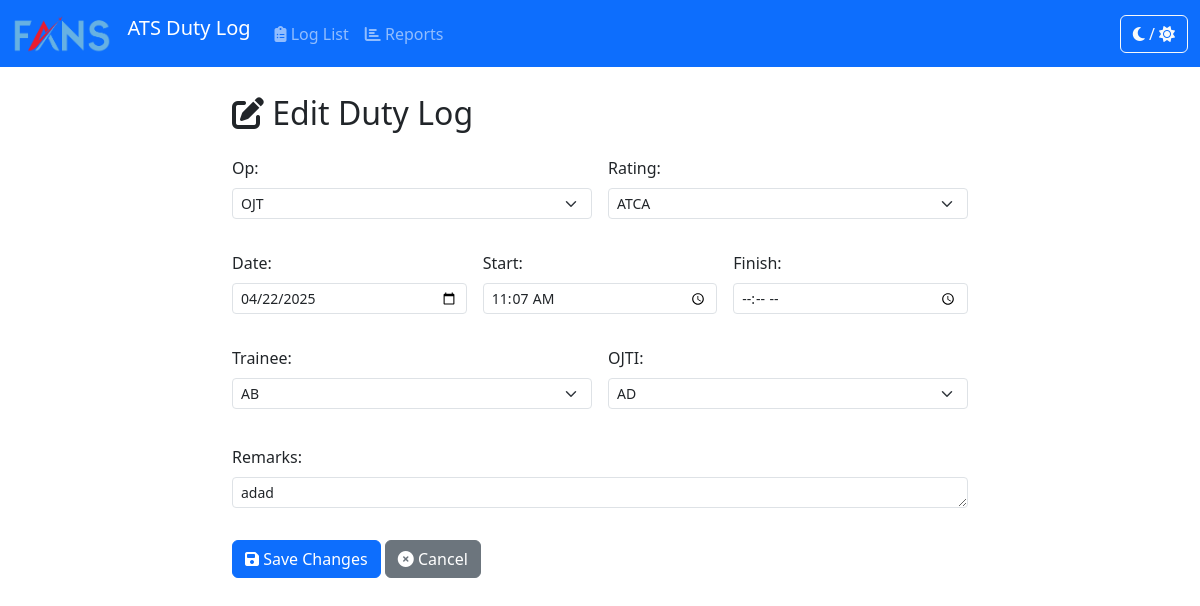
The page /logs/24/edit/ on the database as committed earlier.
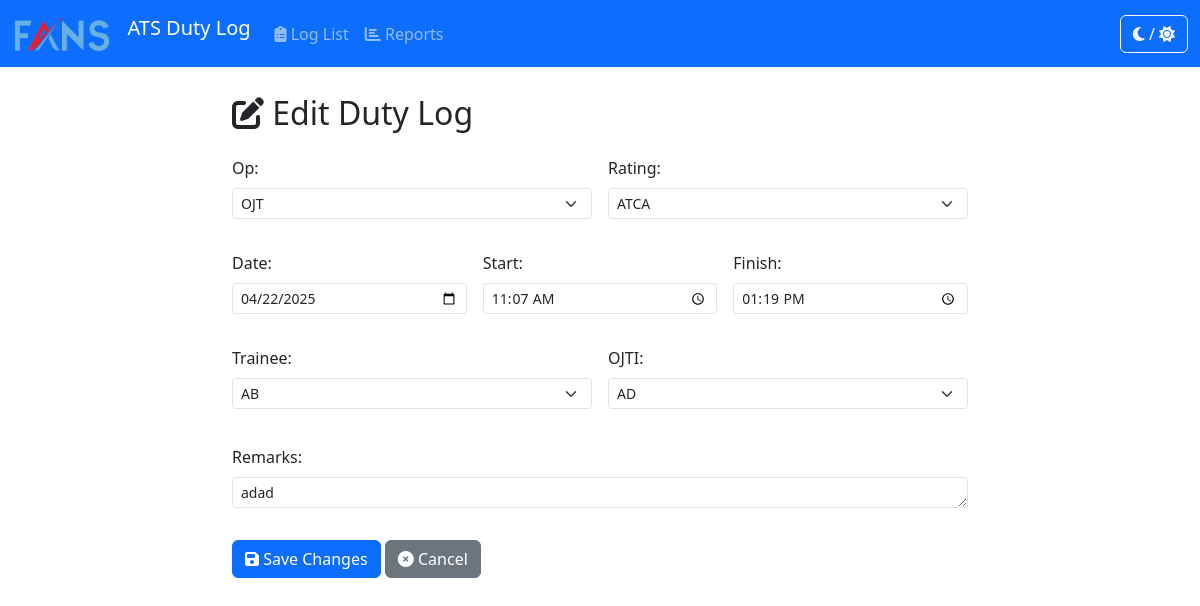
The same page on the database as committed later.
### duty_hour_log/models.py (models this page shows, shortened)
class DutyHourLog(models.Model):
    OP_CHOICES = [
        ('', '---------'), # Add a blank choice
        ('Solo', 'Solo'),
        ('OJT', 'OJT'),
        ('Assessment', 'Assessment'),
    ]
    RATING_CHOICES = [
        ('ADC', 'ADC'),
        ('APP', 'APP'),
        ('APS', 'APS'),
        ('ATCA', 'ATCA'),
    ]
    op = models.CharField(
        max_length=20,
        choices=OP_CHOICES,
        verbose_name="Operation Type"
    )
    date = models.DateField()
    start_time = models.TimeField(verbose_name="Start Time")
    finish_time = models.TimeField(verbose_name="Finish Time", null=True, blank=True)
    rating = models.CharField(
        max_length=10,
        choices=RATING_CHOICES
    )
    initial = models.ForeignKey(
        Initial,
        on_delete=models.PROTECT,
        verbose_name="Initial (Controller)", # For Solo operations
        related_name='duty_logs_as_primary',
        null=True, # Made optional
        blank=True  # Made optional
    )
    ojti = models.ForeignKey(
        Initial,
        on_delete=models.PROTECT,
        null=True,
        blank=True,
        verbose_name="OJTI",
        related_name='duty_logs_as_ojti',
        help_text="Select for OJT operations."
    )
    examiner = models.ForeignKey(
        Initial,
        on_delete=models.PROTECT,
        null=True,
        blank=True,
        verbose_name="Examiner",
        related_name='duty_logs_as_examiner',
        help_text="Select for Assessment operations."
    )
    trainee = models.ForeignKey( # NEW FIELD
        Initial,
        on_delete=models.PROTECT,
        null=True,
        blank=True,
        verbose_name="Trainee",
        related_name='duty_logs_as_trainee',
        help_text="Select for OJT or Assessment operations."
    )
    remarks = models.TextField(blank=True, null=True)
    created_at = models.DateTimeField(auto_now_add=True)
    updated_at = models.DateTimeField(auto_now=True)
    class Meta:
        ordering = ['-date', '-start_time']
        verbose_name = "Duty Hour Log"
        verbose_name_plural = "Duty Hour Logs"

### duty_hour_log/views.py (the view)
# urls.py: path('<int:pk>/edit/', views.log_update, name='log_update'), # Keep standard edit page
def log_update(request, pk):
    log_instance = get_object_or_404(DutyHourLog, pk=pk)
    if request.method == 'POST':
        form = DutyHourLogForm(request.POST, instance=log_instance)
        if form.is_valid():
            form.save()
            return redirect('log_list') # Changed redirect target
    else: # GET request
        form = DutyHourLogForm(instance=log_instance)
    context = {'form': form, 'log_instance': log_instance, 'form_title': 'Edit Duty Log'}
    return render(request, 'duty_hour_log/log_form.html', context)

### duty_hour_log/models.py (called while the page is built)
    def __str__(self):
        return self.code

### duty_hour_log/templates/duty_hour_log/log_form.html (shortened to what this page needs)
{% extends 'duty_hour_log/base.html' %}
{% block content %}
     <div class="row">
        <div class="col-lg-8 offset-lg-2">
            <h2 class="mb-4"><i class="fas fa-edit"></i> {{ form_title|default:"Edit Log Entry" }}</h2>
            <form method="post">
                 <div class="row g-3">
                    <div class="col-md-6 form-field-wrapper">
                        {{ form.op.label_tag }}{{ form.op }}
                    </div>
                     <div class="col-md-6 form-field-wrapper">
                        {{ form.rating.label_tag }} {{ form.rating }}
                    </div>
                    <div class="col-md-4 form-field-wrapper">
                        {{ form.date.label_tag }} {{ form.date }}
                    </div>
                    <div class="col-md-4 form-field-wrapper">
                        {{ form.start_time.label_tag }} {{ form.start_time }}
                    </div>
                    <div class="col-md-4 form-field-wrapper">
                        {{ form.finish_time.label_tag }} {{ form.finish_time }}
                    </div>
                     <div class="col-md-6 form-field-wrapper" id="p_id_trainee">
                        {{ form.trainee.label_tag }} {{ form.trainee }}
                    </div>
                    <div class="col-md-6 form-field-wrapper" id="p_id_ojti">
                        {{ form.ojti.label_tag }} {{ form.ojti }}
                    </div>
                    <div class="col-12 form-field-wrapper">
                        {{ form.remarks.label_tag }} {{ form.remarks }}
                    </div>
                </div>
                <button type="submit" class="btn btn-primary mt-3"><i class="fas fa-save"></i> Save Changes</button>
                {% if log_instance %}
                    <a href="{% url 'log_detail' log_instance.pk %}" class="btn btn-secondary mt-3"><i class="fas fa-times-circle"></i> Cancel</a>
                {% else %}
                     <a href="{% url 'log_list' %}" class="btn btn-secondary mt-3"><i class="fas fa-times-circle"></i> Cancel</a>
                {% endif %}
            </form>
        </div>
    </div>
{% endblock %}

Rows that differ between the two databases and show on the page:
changed DutyHourLog "OJT": finish_time (not shown) → "13:19:00"
